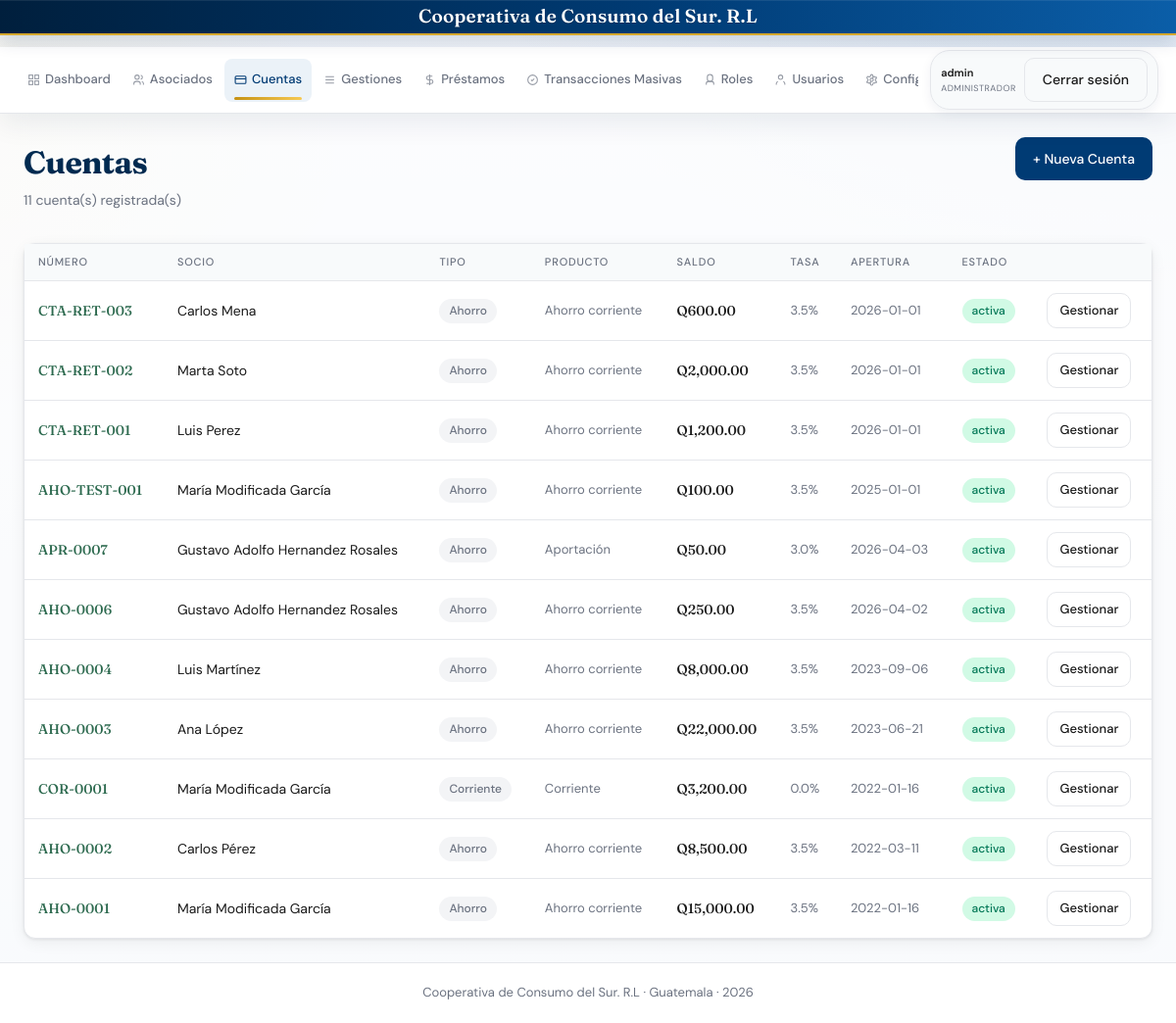
Screenshot of /cuentas (signed in) with the database file from the repository.
### tables this page shows
CREATE TABLE ajustes_sistema (
        clave TEXT PRIMARY KEY,
        valor TEXT,
        fecha_actualizacion TEXT NOT NULL,
        usuario_actualizacion TEXT
    );

CREATE TABLE cuentas (
            id INTEGER PRIMARY KEY AUTOINCREMENT,
            numero TEXT UNIQUE NOT NULL,
            socio_id INTEGER NOT NULL,
            tipo TEXT NOT NULL,
            saldo REAL DEFAULT 0,
            tasa_interes REAL DEFAULT 0,
            fecha_apertura TEXT NOT NULL,
            estado TEXT DEFAULT "activa", producto_ahorro TEXT,
            FOREIGN KEY (socio_id) REFERENCES socios(id)
        );

### blueprints/ahorro.py (the view)
@bp.route('/cuentas')
def cuentas():
    conn = get_db()
    rows = db_fetchall(
        conn,
        '''SELECT c.*, s.nombre||' '||s.apellido as socio
           FROM cuentas c JOIN socios s ON c.socio_id=s.id
           ORDER BY c.id DESC'''
    )
    conn.close()
    return render_template('cuentas.html', cuentas=rows)

### app.py (called while the page is built)
@app.before_request
def _set_request_context():
    g.request_id = request.headers.get('X-Request-ID') or str(uuid.uuid4())
    g.request_started_at = datetime.now(UTC)

@app.after_request
def _log_request(response):
    started = getattr(g, 'request_started_at', None)
    duration_ms = None
    if started:
        duration_ms = int((datetime.now(UTC) - started).total_seconds() * 1000)
    logger.info(
        'event=request method=%s path=%s status=%s user=%s role=%s request_id=%s duration_ms=%s ip=%s',
        request.method,
        request.path,
        response.status_code,
        session.get('username', 'anon'),
        session.get('user_role', 'anon'),
        getattr(g, 'request_id', '-'),
        duration_ms,
        request.headers.get('X-Forwarded-For', request.remote_addr),
    )
    response.headers['X-Request-ID'] = getattr(g, 'request_id', '-')
    return response

def get_system_setting(conn, clave, default=None):
    row = db_fetchone(conn, "SELECT valor FROM ajustes_sistema WHERE clave=?", (clave,))
    if row and row['valor'] is not None:
        return row['valor']
    if default is not None:
        return default
    return SYSTEM_SETTINGS_DEFAULTS.get(clave)

def obtener_marca_cooperativa():
    conn = get_db()
    try:
        nombre = get_system_setting(conn, 'cooperativa_nombre', DEFAULT_COOPERATIVA_NOMBRE)
        foto = get_system_setting(conn, 'cooperativa_foto', '')
    except Exception as e:
        print("EXCEPTION IN obtener_marca_cooperativa:", e)
        nombre = DEFAULT_COOPERATIVA_NOMBRE
        foto = ''
    finally:
        conn.close()
    return {
        'cooperativa_nombre': nombre or DEFAULT_COOPERATIVA_NOMBRE,
        'cooperativa_foto': foto or None,
    }

@app.context_processor
def inject_global_template_data():
    marca = obtener_marca_cooperativa()
    return {
        'now': datetime.now(),
        **marca,
    }

### utils/db.py (called while the page is built)
def _connection_is_closed(conn):
    if conn is None:
        return True
    if hasattr(conn, 'closed'):
        try:
            if conn.closed:
                return True
        except Exception:
            pass
    try:
        conn.execute('SELECT 1')
        return False
    except sqlite3.ProgrammingError:
        return True
    except Exception:
        return False

def _is_postgres_connection(conn):
    return conn.__class__.__module__.startswith('psycopg')

def _adapt_query_for_backend(conn, query):
    if _is_postgres_connection(conn):
        return query.replace('?', '%s')
    return query

### templates/cuentas.html (shortened to what this page needs)
{% extends "base.html" %}
{% block content %}
<div class="page-header">
  <div>
    <div class="page-title">Cuentas</div>
    <div class="page-subtitle">{{ cuentas|length }} cuenta(s) registrada(s)</div>
  </div>
  <a href="{{ url_for('ahorro.nueva_cuenta') }}" class="btn btn-primary">+ Nueva Cuenta</a>
</div>
<div class="card">
  <div class="table-wrap">
    <table>
      <thead><tr><th>Número</th><th>Socio</th><th>Tipo</th><th>Producto</th><th>Saldo</th><th>Tasa</th><th>Apertura</th><th>Estado</th><th></th></tr></thead>
      <tbody>
        {% for c in cuentas %}
        <tr>
          <td style="font-family:'Fraunces',serif;color:#2d6a4f;font-weight:500;">{{ c.numero }}</td>
          <td style="font-size:14px;">{{ c.socio }}</td>
          <td><span class="badge badge-gray">{{ c.tipo.capitalize() }}</span></td>
          <td style="font-size:13px;color:#6b7280;">
            {% if c.tipo == 'ahorro' %}
              {% if c.producto_ahorro == 'ahorro_aportacion' %}
                Aportación
              {% elif c.producto_ahorro == 'ahorro_plazo_fijo' %}
                Plazo fijo
              {% else %}
                Ahorro corriente
              {% endif %}
            {% elif c.tipo == 'corriente' %}
              Corriente
            {% else %}
              —
            {% endif %}
          </td>
          <td class="amount" style="font-weight:500;">Q{{ "{:,.2f}".format(c.saldo) }}</td>
          <td style="font-size:13px;color:#6b7280;">{{ c.tasa_interes }}%</td>
          <td style="font-size:13px;color:#6b7280;">{{ c.fecha_apertura }}</td>
          <td><span class="badge {% if c.estado=='activa' %}badge-green{% else %}badge-gray{% endif %}">{{ c.estado }}</span></td>
          <td><a href="{{ url_for('ahorro.detalle_cuenta', cid=c.id) }}" class="btn btn-outline btn-sm">Gestionar</a></td>
        </tr>
        {% endfor %}
      </tbody>
    </table>
  </div>
</div>
{% endblock %}

### templates/base.html (shortened to what this page needs)
<!DOCTYPE html>
<html lang="es">
<head>
</head>
<body>
<div class="top-brand">
  <div class="top-brand-content">
    <div class="top-brand-text">{{ cooperativa_nombre }}</div>
  </div>
</div>
<header class="header">
  <div class="header-content">
    <nav class="header-nav">
      <a href="{{ url_for('main.index') }}" class="nav-link {% if request.endpoint=='main.index' %}active{% endif %}">
        <svg width="16" height="16" fill="none" stroke="currentColor" stroke-width="2" viewBox="0 0 24 24"><rect x="3" y="3" width="7" height="7"/><rect x="14" y="3" width="7" height="7"/><rect x="14" y="14" width="7" height="7"/><rect x="3" y="14" width="7" height="7"/></svg>
        Dashboard
      </a>
      <a href="{{ url_for('socios.socios') }}" class="nav-link {% if 'socio' in request.endpoint %}active{% endif %}">
        <svg width="16" height="16" fill="none" stroke="currentColor" stroke-width="2" viewBox="0 0 24 24"><circle cx="9" cy="7" r="4"/><path d="M3 21v-2a4 4 0 0 1 4-4h4a4 4 0 0 1 4 4v2"/><path d="M16 3.13a4 4 0 0 1 0 7.75M21 21v-2a4 4 0 0 0-3-3.85"/></svg>
        Asociados
      </a>
      <a href="{{ url_for('ahorro.cuentas') }}" class="nav-link {% if 'cuenta' in request.endpoint %}active{% endif %}">
        <svg width="16" height="16" fill="none" stroke="currentColor" stroke-width="2" viewBox="0 0 24 24"><rect x="2" y="5" width="20" height="14" rx="2"/><path d="M2 10h20"/></svg>
        Cuentas
      </a>
      {% if session.get('user_role') in ['Administrador', 'Operador'] %}
      {% set gestion_activa = request.endpoint in ['gestiones', 'gestion_retiro', 'gestion_solicitud_prestamo'] %}
      <a href="{{ url_for('prestamos.gestiones') }}" class="nav-link {% if gestion_activa %}active{% endif %}">
        <svg width="16" height="16" fill="none" stroke="currentColor" stroke-width="2" viewBox="0 0 24 24"><path d="M4 6h16M4 12h16M4 18h16"/></svg>
        Gestiones
      </a>
      {% endif %}
      <a href="{{ url_for('prestamos.prestamos') }}" class="nav-link {% if 'prestamo' in request.endpoint %}active{% endif %}">
        <svg width="16" height="16" fill="none" stroke="currentColor" stroke-width="2" viewBox="0 0 24 24"><path d="M12 2v20M17 5H9.5a3.5 3.5 0 0 0 0 7h5a3.5 3.5 0 0 1 0 7H6"/></svg>
        Préstamos
      </a>
      <a href="{{ url_for('prestamos.transacciones_masivas') }}" class="nav-link {% if 'prestamos.transacciones_masivas' in request.endpoint %}active{% endif %}">
        <svg width="16" height="16" fill="none" stroke="currentColor" stroke-width="2" viewBox="0 0 24 24"><path d="M9 12l2 2 4-4M21 12c0 4.97-4.03 9-9 9s-9-4.03-9-9 4.03-9 9-9 9 4.03 9 9z"/></svg>
        Transacciones Masivas
      </a>      <a href="{{ url_for('usuarios.roles') }}" class="nav-link {% if 'usuarios.roles' in request.endpoint %}active{% endif %}">
        <svg width="16" height="16" fill="none" stroke="currentColor" stroke-width="2" viewBox="0 0 24 24"><path d="M12 2a5 5 0 0 1 5 5v3a5 5 0 0 1-10 0V7a5 5 0 0 1 5-5z"/><path d="M19 21v-2a4 4 0 0 0-4-4H9a4 4 0 0 0-4 4v2"/></svg>
        Roles
      </a>
      <a href="{{ url_for('usuarios.usuarios') }}" class="nav-link {% if 'usuarios.usuarios' in request.endpoint %}active{% endif %}">
        <svg width="16" height="16" fill="none" stroke="currentColor" stroke-width="2" viewBox="0 0 24 24"><path d="M20 21v-2a4 4 0 0 0-3-3.87"/><path d="M4 21v-2a4 4 0 0 1 3-3.87"/><circle cx="12" cy="7" r="4"/></svg>
        Usuarios
      </a>
      <a href="{{ url_for('configuraciones.configuraciones') }}" class="nav-link {% if 'configuraciones.configuraciones' in request.endpoint %}active{% endif %}">
        Configuración
      </a>
    </nav>
    {% if session.get('username') %}
    <div class="user-info">
      <div class="user-details">
        <strong>{{ session.username }}</strong>
        <small>{{ session.user_role }}</small>
      </div>
      <a href="{{ url_for('auth.logout') }}" class="btn btn-outline">Cerrar sesión</a>
    </div>
    {% endif %}
  </div>
</header>
<main class="main">
  {% block content %}{% endblock %}
</main>
<footer class="footer">
  <div class="footer-content">
    <p>{{ cooperativa_nombre }} · Guatemala · {{ now.strftime('%Y') if now else '2024' }}</p>
  </div>
</footer>
</body>
</html>

### rows the page displays
ajustes_sistema: valor "Cooperativa de Consumo del Sur. R.L", username "admin"
cuentas: numero "CTA-RET-003", socio "Carlos Mena", tipo "Ahorro", producto_ahorro "Ahorro corriente", saldo "600.00", tasa_interes "3.5", fecha_apertura "2026-01-01", estado "activa"
cuentas: numero "CTA-RET-002", socio "Marta Soto", tipo "Ahorro", producto_ahorro "Ahorro corriente", saldo "2,000.00", tasa_interes "3.5", fecha_apertura "2026-01-01", estado "activa"
cuentas: numero "CTA-RET-001", socio "Luis Perez", tipo "Ahorro", producto_ahorro "Ahorro corriente", saldo "1,200.00", tasa_interes "3.5", fecha_apertura "2026-01-01", estado "activa"
cuentas: numero "AHO-TEST-001", socio "María Modificada García", tipo "Ahorro", producto_ahorro "Ahorro corriente", saldo "100.00", tasa_interes "3.5", fecha_apertura "2025-01-01", estado "activa"
cuentas: numero "APR-0007", socio "Gustavo Adolfo Hernandez Rosales", tipo "Ahorro", shows "Aportación", saldo "50.00", tasa_interes "3.0", fecha_apertura "2026-04-03", estado "activa"
cuentas: numero "AHO-0006", socio "Gustavo Adolfo Hernandez Rosales", tipo "Ahorro", producto_ahorro "Ahorro corriente", saldo "250.00", tasa_interes "3.5", fecha_apertura "2026-04-02", estado "activa"
cuentas: numero "AHO-0004", socio "Luis Martínez", tipo "Ahorro", producto_ahorro "Ahorro corriente", saldo "8,000.00", tasa_interes "3.5", fecha_apertura "2023-09-06", estado "activa"
cuentas: numero "AHO-0003", socio "Ana López", tipo "Ahorro", producto_ahorro "Ahorro corriente", saldo "22,000.00", tasa_interes "3.5", fecha_apertura "2023-06-21", estado "activa"
cuentas: numero "COR-0001", socio "María Modificada García", tipo "Corriente", saldo "3,200.00", tasa_interes "0.0", fecha_apertura "2022-01-16", estado "activa"
cuentas: numero "AHO-0002", socio "Carlos Pérez", tipo "Ahorro", producto_ahorro "Ahorro corriente", saldo "8,500.00", tasa_interes "3.5", fecha_apertura "2022-03-11", estado "activa"
cuentas: numero "AHO-0001", socio "María Modificada García", tipo "Ahorro", producto_ahorro "Ahorro corriente", saldo "15,000.00", tasa_interes "3.5", fecha_apertura "2022-01-16", estado "activa"

### other values shown
{{ session.user_role }} "ADMINISTRADOR"
{{ cuentas|length }} "11"
